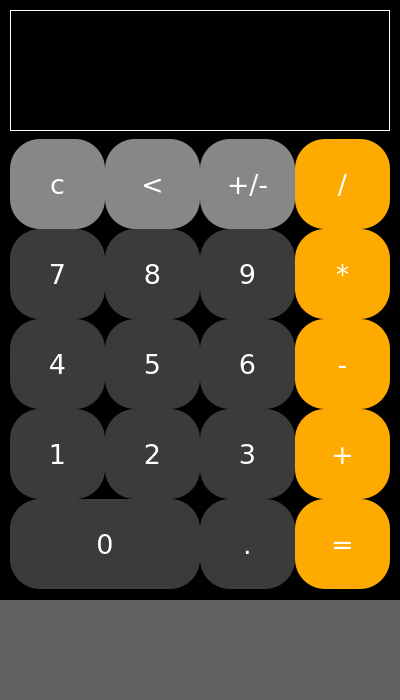
<?xml version="1.0" encoding="UTF-8"?>
<ui version="4.0">
 <class>Form</class>
 <widget class="QWidget" name="Form">
  <property name="geometry">
   <rect>
    <x>0</x>
    <y>0</y>
    <width>400</width>
    <height>700</height>
   </rect>
  </property>
  <property name="minimumSize">
   <size>
    <width>400</width>
    <height>700</height>
   </size>
  </property>
  <property name="maximumSize">
   <size>
    <width>400</width>
    <height>700</height>
   </size>
  </property>
  <property name="font">
   <font>
    <family>Segoe Script</family>
    <pointsize>20</pointsize>
    <bold>true</bold>
   </font>
  </property>
  <property name="windowTitle">
   <string>Form</string>
  </property>
  <widget class="QWidget" name="widget" native="true">
   <property name="geometry">
    <rect>
     <x>10</x>
     <y>139</y>
     <width>380</width>
     <height>450</height>
    </rect>
   </property>
   <property name="styleSheet">
    <string notr="true"/>
   </property>
   <widget class="QPushButton" name="button_1">
    <property name="geometry">
     <rect>
      <x>0</x>
      <y>270</y>
      <width>95</width>
      <height>90</height>
     </rect>
    </property>
    <property name="minimumSize">
     <size>
      <width>95</width>
      <height>90</height>
     </size>
    </property>
    <property name="maximumSize">
     <size>
      <width>95</width>
      <height>90</height>
     </size>
    </property>
    <property name="font">
     <font>
      <family>Verdana</family>
      <pointsize>20</pointsize>
      <bold>false</bold>
     </font>
    </property>
    <property name="styleSheet">
     <string notr="true">color: white;
background-color: rgb(59, 59, 59);
border-radius: 30px;</string>
    </property>
    <property name="text">
     <string>1</string>
    </property>
   </widget>
   <widget class="QPushButton" name="button_2">
    <property name="geometry">
     <rect>
      <x>95</x>
      <y>270</y>
      <width>95</width>
      <height>90</height>
     </rect>
    </property>
    <property name="minimumSize">
     <size>
      <width>95</width>
      <height>90</height>
     </size>
    </property>
    <property name="maximumSize">
     <size>
      <width>95</width>
      <height>90</height>
     </size>
    </property>
    <property name="font">
     <font>
      <family>Verdana</family>
      <pointsize>20</pointsize>
      <bold>false</bold>
     </font>
    </property>
    <property name="styleSheet">
     <string notr="true">color: white;
background-color: rgb(59, 59, 59);
border-radius: 30px;</string>
    </property>
    <property name="text">
     <string>2</string>
    </property>
   </widget>
   <widget class="QPushButton" name="button_3">
    <property name="geometry">
     <rect>
      <x>190</x>
      <y>270</y>
      <width>95</width>
      <height>90</height>
     </rect>
    </property>
    <property name="minimumSize">
     <size>
      <width>95</width>
      <height>90</height>
     </size>
    </property>
    <property name="maximumSize">
     <size>
      <width>95</width>
      <height>90</height>
     </size>
    </property>
    <property name="font">
     <font>
      <family>Verdana</family>
      <pointsize>20</pointsize>
      <bold>false</bold>
     </font>
    </property>
    <property name="styleSheet">
     <string notr="true">color: white;
background-color: rgb(59, 59, 59);
border-radius: 30px;</string>
    </property>
    <property name="text">
     <string>3</string>
    </property>
   </widget>
   <widget class="QPushButton" name="button_4">
    <property name="geometry">
     <rect>
      <x>0</x>
      <y>180</y>
      <width>95</width>
      <height>90</height>
     </rect>
    </property>
    <property name="minimumSize">
     <size>
      <width>95</width>
      <height>90</height>
     </size>
    </property>
    <property name="maximumSize">
     <size>
      <width>95</width>
      <height>90</height>
     </size>
    </property>
    <property name="font">
     <font>
      <family>Verdana</family>
      <pointsize>20</pointsize>
      <bold>false</bold>
     </font>
    </property>
    <property name="styleSheet">
     <string notr="true">color: white;
background-color: rgb(59, 59, 59);
border-radius: 30px;</string>
    </property>
    <property name="text">
     <string>4</string>
    </property>
   </widget>
   <widget class="QPushButton" name="button_5">
    <property name="geometry">
     <rect>
      <x>95</x>
      <y>180</y>
      <width>95</width>
      <height>90</height>
     </rect>
    </property>
    <property name="minimumSize">
     <size>
      <width>95</width>
      <height>90</height>
     </size>
    </property>
    <property name="maximumSize">
     <size>
      <width>95</width>
      <height>90</height>
     </size>
    </property>
    <property name="font">
     <font>
      <family>Verdana</family>
      <pointsize>20</pointsize>
      <bold>false</bold>
     </font>
    </property>
    <property name="styleSheet">
     <string notr="true">color: white;
background-color: rgb(59, 59, 59);
border-radius: 30px;</string>
    </property>
    <property name="text">
     <string>5</string>
    </property>
   </widget>
   <widget class="QPushButton" name="button_6">
    <property name="geometry">
     <rect>
      <x>190</x>
      <y>180</y>
      <width>95</width>
      <height>90</height>
     </rect>
    </property>
    <property name="minimumSize">
     <size>
      <width>95</width>
      <height>90</height>
     </size>
    </property>
    <property name="maximumSize">
     <size>
      <width>95</width>
      <height>90</height>
     </size>
    </property>
    <property name="font">
     <font>
      <family>Verdana</family>
      <pointsize>20</pointsize>
      <bold>false</bold>
     </font>
    </property>
    <property name="styleSheet">
     <string notr="true">color: white;
background-color: rgb(59, 59, 59);
border-radius: 30px;</string>
    </property>
    <property name="text">
     <string>6</string>
    </property>
   </widget>
   <widget class="QPushButton" name="button_7">
    <property name="geometry">
     <rect>
      <x>0</x>
      <y>90</y>
      <width>95</width>
      <height>90</height>
     </rect>
    </property>
    <property name="minimumSize">
     <size>
      <width>95</width>
      <height>90</height>
     </size>
    </property>
    <property name="maximumSize">
     <size>
      <width>95</width>
      <height>90</height>
     </size>
    </property>
    <property name="font">
     <font>
      <family>Verdana</family>
      <pointsize>20</pointsize>
      <bold>false</bold>
     </font>
    </property>
    <property name="styleSheet">
     <string notr="true">color: white;
background-color: rgb(59, 59, 59);
border-radius: 30px;</string>
    </property>
    <property name="text">
     <string>7</string>
    </property>
   </widget>
   <widget class="QPushButton" name="button_8">
    <property name="geometry">
     <rect>
      <x>95</x>
      <y>90</y>
      <width>95</width>
      <height>90</height>
     </rect>
    </property>
    <property name="minimumSize">
     <size>
      <width>95</width>
      <height>90</height>
     </size>
    </property>
    <property name="maximumSize">
     <size>
      <width>95</width>
      <height>90</height>
     </size>
    </property>
    <property name="font">
     <font>
      <family>Verdana</family>
      <pointsize>20</pointsize>
      <bold>false</bold>
     </font>
    </property>
    <property name="styleSheet">
     <string notr="true">color: white;
background-color: rgb(59, 59, 59);
border-radius: 30px;
</string>
    </property>
    <property name="text">
     <string>8</string>
    </property>
   </widget>
   <widget class="QPushButton" name="button_9">
    <property name="geometry">
     <rect>
      <x>190</x>
      <y>90</y>
      <width>95</width>
      <height>90</height>
     </rect>
    </property>
    <property name="minimumSize">
     <size>
      <width>95</width>
      <height>90</height>
     </size>
    </property>
    <property name="maximumSize">
     <size>
      <width>95</width>
      <height>90</height>
     </size>
    </property>
    <property name="font">
     <font>
      <family>Verdana</family>
      <pointsize>20</pointsize>
      <bold>false</bold>
     </font>
    </property>
    <property name="styleSheet">
     <string notr="true">color: white;
background-color: rgb(59, 59, 59);
border-radius: 30px;</string>
    </property>
    <property name="text">
     <string>9</string>
    </property>
   </widget>
   <widget class="QPushButton" name="button_multiply">
    <property name="geometry">
     <rect>
      <x>285</x>
      <y>90</y>
      <width>95</width>
      <height>90</height>
     </rect>
    </property>
    <property name="minimumSize">
     <size>
      <width>95</width>
      <height>90</height>
     </size>
    </property>
    <property name="maximumSize">
     <size>
      <width>95</width>
      <height>90</height>
     </size>
    </property>
    <property name="font">
     <font>
      <family>Verdana</family>
      <pointsize>20</pointsize>
      <bold>false</bold>
     </font>
    </property>
    <property name="styleSheet">
     <string notr="true">color: white;
background-color: rgb(255, 170, 0);
border-radius: 30px;</string>
    </property>
    <property name="text">
     <string>*</string>
    </property>
   </widget>
   <widget class="QPushButton" name="button_plus">
    <property name="geometry">
     <rect>
      <x>285</x>
      <y>270</y>
      <width>95</width>
      <height>90</height>
     </rect>
    </property>
    <property name="minimumSize">
     <size>
      <width>95</width>
      <height>90</height>
     </size>
    </property>
    <property name="maximumSize">
     <size>
      <width>95</width>
      <height>90</height>
     </size>
    </property>
    <property name="font">
     <font>
      <family>Verdana</family>
      <pointsize>20</pointsize>
      <bold>false</bold>
     </font>
    </property>
    <property name="styleSheet">
     <string notr="true">color: white;
background-color: rgb(255, 170, 0);
border-radius: 30px;</string>
    </property>
    <property name="text">
     <string>+</string>
    </property>
   </widget>
   <widget class="QPushButton" name="button_decimal">
    <property name="geometry">
     <rect>
      <x>190</x>
      <y>360</y>
      <width>95</width>
      <height>90</height>
     </rect>
    </property>
    <property name="minimumSize">
     <size>
      <width>95</width>
      <height>90</height>
     </size>
    </property>
    <property name="maximumSize">
     <size>
      <width>95</width>
      <height>90</height>
     </size>
    </property>
    <property name="font">
     <font>
      <family>Verdana</family>
      <pointsize>20</pointsize>
      <bold>false</bold>
     </font>
    </property>
    <property name="styleSheet">
     <string notr="true">color: white;
background-color: rgb(59, 59, 59);
border-radius: 30px;</string>
    </property>
    <property name="text">
     <string>.</string>
    </property>
   </widget>
   <widget class="QPushButton" name="button_0">
    <property name="geometry">
     <rect>
      <x>0</x>
      <y>360</y>
      <width>190</width>
      <height>90</height>
     </rect>
    </property>
    <property name="minimumSize">
     <size>
      <width>190</width>
      <height>90</height>
     </size>
    </property>
    <property name="maximumSize">
     <size>
      <width>190</width>
      <height>90</height>
     </size>
    </property>
    <property name="font">
     <font>
      <family>Verdana</family>
      <pointsize>20</pointsize>
      <bold>false</bold>
     </font>
    </property>
    <property name="styleSheet">
     <string notr="true">color: white;
background-color: rgb(59, 59, 59);
border-radius: 30px;
</string>
    </property>
    <property name="text">
     <string>0</string>
    </property>
   </widget>
   <widget class="QPushButton" name="button_minus">
    <property name="geometry">
     <rect>
      <x>285</x>
      <y>180</y>
      <width>95</width>
      <height>90</height>
     </rect>
    </property>
    <property name="minimumSize">
     <size>
      <width>95</width>
      <height>90</height>
     </size>
    </property>
    <property name="maximumSize">
     <size>
      <width>95</width>
      <height>90</height>
     </size>
    </property>
    <property name="font">
     <font>
      <family>Verdana</family>
      <pointsize>20</pointsize>
      <bold>false</bold>
     </font>
    </property>
    <property name="styleSheet">
     <string notr="true">color: white;
background-color: rgb(255, 170, 0);
border-radius: 30px;</string>
    </property>
    <property name="text">
     <string>-</string>
    </property>
   </widget>
   <widget class="QPushButton" name="button_divide">
    <property name="geometry">
     <rect>
      <x>285</x>
      <y>0</y>
      <width>95</width>
      <height>90</height>
     </rect>
    </property>
    <property name="minimumSize">
     <size>
      <width>95</width>
      <height>90</height>
     </size>
    </property>
    <property name="maximumSize">
     <size>
      <width>95</width>
      <height>90</height>
     </size>
    </property>
    <property name="font">
     <font>
      <family>Verdana</family>
      <pointsize>20</pointsize>
      <bold>false</bold>
     </font>
    </property>
    <property name="styleSheet">
     <string notr="true">color: white;
background-color: rgb(255, 170, 0);
border-radius: 30px;</string>
    </property>
    <property name="text">
     <string>/</string>
    </property>
   </widget>
   <widget class="QPushButton" name="button_clear">
    <property name="geometry">
     <rect>
      <x>0</x>
      <y>0</y>
      <width>95</width>
      <height>90</height>
     </rect>
    </property>
    <property name="minimumSize">
     <size>
      <width>95</width>
      <height>90</height>
     </size>
    </property>
    <property name="maximumSize">
     <size>
      <width>95</width>
      <height>90</height>
     </size>
    </property>
    <property name="font">
     <font>
      <family>Verdana</family>
      <pointsize>20</pointsize>
      <bold>false</bold>
     </font>
    </property>
    <property name="styleSheet">
     <string notr="true">color: white;
background-color: rgb(135, 135, 135);
border-radius: 30px;</string>
    </property>
    <property name="text">
     <string>c</string>
    </property>
   </widget>
   <widget class="QPushButton" name="button_plusminus">
    <property name="geometry">
     <rect>
      <x>190</x>
      <y>0</y>
      <width>95</width>
      <height>90</height>
     </rect>
    </property>
    <property name="minimumSize">
     <size>
      <width>95</width>
      <height>90</height>
     </size>
    </property>
    <property name="maximumSize">
     <size>
      <width>95</width>
      <height>90</height>
     </size>
    </property>
    <property name="font">
     <font>
      <family>Verdana</family>
      <pointsize>20</pointsize>
      <bold>false</bold>
     </font>
    </property>
    <property name="styleSheet">
     <string notr="true">color: white;
background-color: rgb(135, 135, 135);
border-radius: 30px;</string>
    </property>
    <property name="text">
     <string>+/-</string>
    </property>
   </widget>
   <widget class="QPushButton" name="button_equal">
    <property name="geometry">
     <rect>
      <x>285</x>
      <y>360</y>
      <width>95</width>
      <height>90</height>
     </rect>
    </property>
    <property name="minimumSize">
     <size>
      <width>95</width>
      <height>90</height>
     </size>
    </property>
    <property name="maximumSize">
     <size>
      <width>95</width>
      <height>90</height>
     </size>
    </property>
    <property name="font">
     <font>
      <family>Verdana</family>
      <pointsize>20</pointsize>
      <bold>false</bold>
     </font>
    </property>
    <property name="styleSheet">
     <string notr="true">color: white;
background-color: rgb(255, 170, 0);
border-radius: 30px;</string>
    </property>
    <property name="text">
     <string>=</string>
    </property>
   </widget>
   <widget class="QPushButton" name="button_delete">
    <property name="geometry">
     <rect>
      <x>95</x>
      <y>0</y>
      <width>95</width>
      <height>90</height>
     </rect>
    </property>
    <property name="minimumSize">
     <size>
      <width>95</width>
      <height>90</height>
     </size>
    </property>
    <property name="maximumSize">
     <size>
      <width>95</width>
      <height>90</height>
     </size>
    </property>
    <property name="font">
     <font>
      <family>Verdana</family>
      <pointsize>20</pointsize>
      <bold>false</bold>
     </font>
    </property>
    <property name="styleSheet">
     <string notr="true">color: white;
background-color: rgb(135, 135, 135);
border-radius: 30px;</string>
    </property>
    <property name="text">
     <string>&lt;</string>
    </property>
   </widget>
  </widget>
  <widget class="QLabel" name="number">
   <property name="geometry">
    <rect>
     <x>10</x>
     <y>10</y>
     <width>380</width>
     <height>121</height>
    </rect>
   </property>
   <property name="font">
    <font>
     <family>Verdana</family>
     <pointsize>24</pointsize>
     <bold>false</bold>
    </font>
   </property>
   <property name="styleSheet">
    <string notr="true">QLabel {
color: white;
}</string>
   </property>
   <property name="frameShape">
    <enum>QFrame::Panel</enum>
   </property>
   <property name="frameShadow">
    <enum>QFrame::Plain</enum>
   </property>
   <property name="text">
    <string/>
   </property>
   <property name="alignment">
    <set>Qt::AlignBottom|Qt::AlignRight|Qt::AlignTrailing</set>
   </property>
  </widget>
  <widget class="QPushButton" name="home_app">
   <property name="geometry">
    <rect>
     <x>160</x>
     <y>610</y>
     <width>80</width>
     <height>80</height>
    </rect>
   </property>
   <property name="minimumSize">
    <size>
     <width>80</width>
     <height>80</height>
    </size>
   </property>
   <property name="maximumSize">
    <size>
     <width>80</width>
     <height>80</height>
    </size>
   </property>
   <property name="styleSheet">
    <string notr="true">QPushButton {
    border-radius: 1px;
}
</string>
   </property>
   <property name="text">
    <string/>
   </property>
   <property name="icon">
    <iconset>
     <normaloff>pic/home_logo.png</normaloff>pic/home_logo.png</iconset>
   </property>
   <property name="iconSize">
    <size>
     <width>80</width>
     <height>80</height>
    </size>
   </property>
  </widget>
  <widget class="QLabel" name="home_background">
   <property name="geometry">
    <rect>
     <x>0</x>
     <y>600</y>
     <width>400</width>
     <height>100</height>
    </rect>
   </property>
   <property name="minimumSize">
    <size>
     <width>400</width>
     <height>100</height>
    </size>
   </property>
   <property name="maximumSize">
    <size>
     <width>400</width>
     <height>100</height>
    </size>
   </property>
   <property name="styleSheet">
    <string notr="true">background-color: rgb(98, 98, 98);</string>
   </property>
   <property name="text">
    <string/>
   </property>
  </widget>
  <widget class="QLabel" name="home_background_2">
   <property name="geometry">
    <rect>
     <x>0</x>
     <y>0</y>
     <width>400</width>
     <height>600</height>
    </rect>
   </property>
   <property name="minimumSize">
    <size>
     <width>400</width>
     <height>600</height>
    </size>
   </property>
   <property name="maximumSize">
    <size>
     <width>400</width>
     <height>600</height>
    </size>
   </property>
   <property name="styleSheet">
    <string notr="true">background-color: rgb(0, 0, 0);</string>
   </property>
   <property name="text">
    <string/>
   </property>
  </widget>
  <zorder>home_background_2</zorder>
  <zorder>home_background</zorder>
  <zorder>widget</zorder>
  <zorder>number</zorder>
  <zorder>home_app</zorder>
 </widget>
 <resources/>
 <connections/>
</ui>
